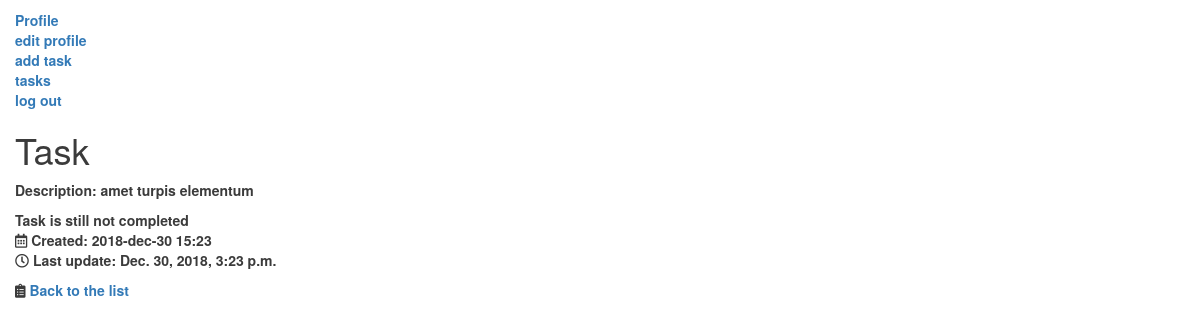
/tasks/details/191 (signed in), run on the app's committed database.
### tasks/models.py (models this page shows, shortened)
class TodoItem(models.Model):
    description = models.CharField(max_length=64)
    is_completed = models.BooleanField("executed", default=False)
    created = models.DateTimeField(auto_now_add=True)
    updated = models.DateTimeField(auto_now=True)
    owner = models.ForeignKey(
        User,
        on_delete=models.CASCADE,
        related_name='tasks'
    )
    def __str__(self):
        return self.description.lower()
    class Meta:
        ordering = ('-created',)

### tasks/views.py (the view)
# urls.py: path('details/<int:pk>', views.TaskDetailsView.as_view(), name='details')
class TaskDetailsView(DetailView):
    model = TodoItem
    template_name = 'tasks/details.html'

### tasks/templates/tasks/details.html (shortened to what this page needs)
{% extends 'base.html' %}
{% load static %}
{% block extrahead %}
    <link rel="stylesheet"
href="https://use.fontawesome.com/releases/v5.7.0/css/all.css"
integrity="sha384-
lZN37f5QGtY3VHgisS14W3ExzMWZxybE1SJSEsQp9S+oqd12jhcu+A56Ebc1zFSJ"
crossorigin="anonymous">
{% endblock extrahead %}
{% block main_content %}
    <h1>Task</h1>
    <p><strong>Description</strong>: {{ object }}</p>
    <ul>
        <li>
        {{ object.is_completed|yesno:"Task completed, Task is still not completed" }}
        </li>
        <li><i class='far fa-calendar-alt'></i>&nbsp;Created: {{ object.created|date:"Y-b-d H:i" }}</li>
        <li><i class='far fa-clock'></i>&nbsp;Last update: {{ object.updated }}</li>
    </ul>
    <i class='fas fa-clipboard-list'></i>&nbsp;<a href={% url 'tasks:list' %}>Back to the list</a>
{% endblock main_content %}

### static/css/styles.css (style rules this page uses)
ul { padding: 0; text-align: left; list-style: none; }

### data on the page
TodoItem: description "amet turpis elementum", is_completed "Task is still not completed", created "2018-dec-30 15:23", updated "Dec. 30, 2018, 3:23 p.m."
